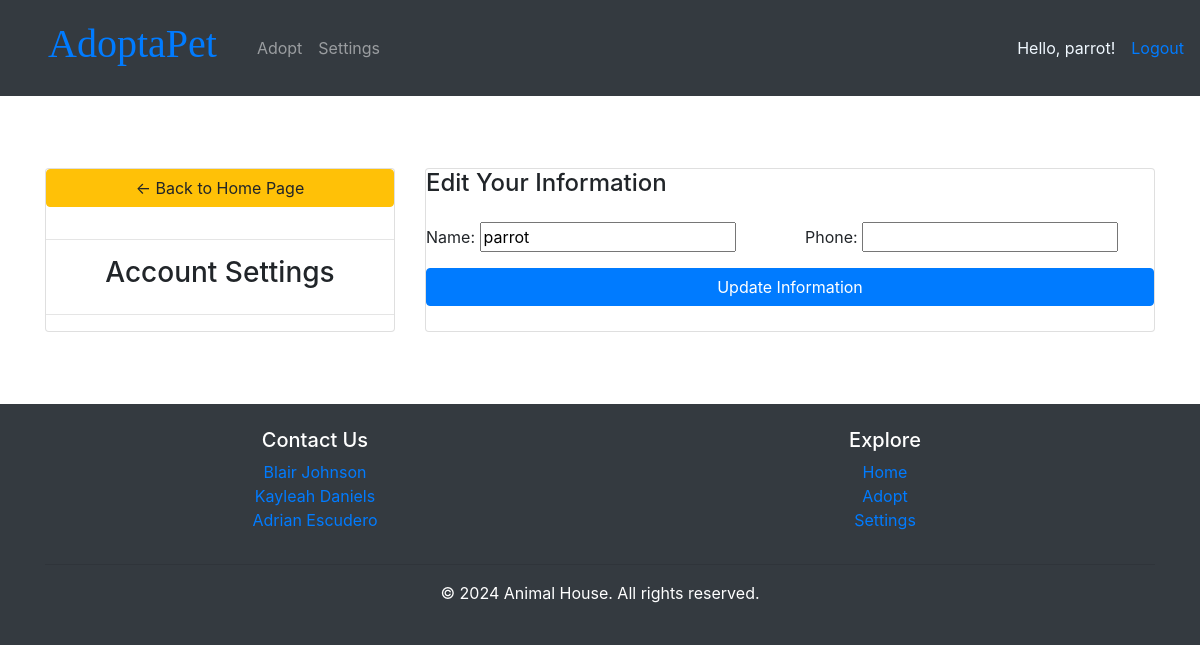
Page /settings/ (signed in) on the earlier database version.
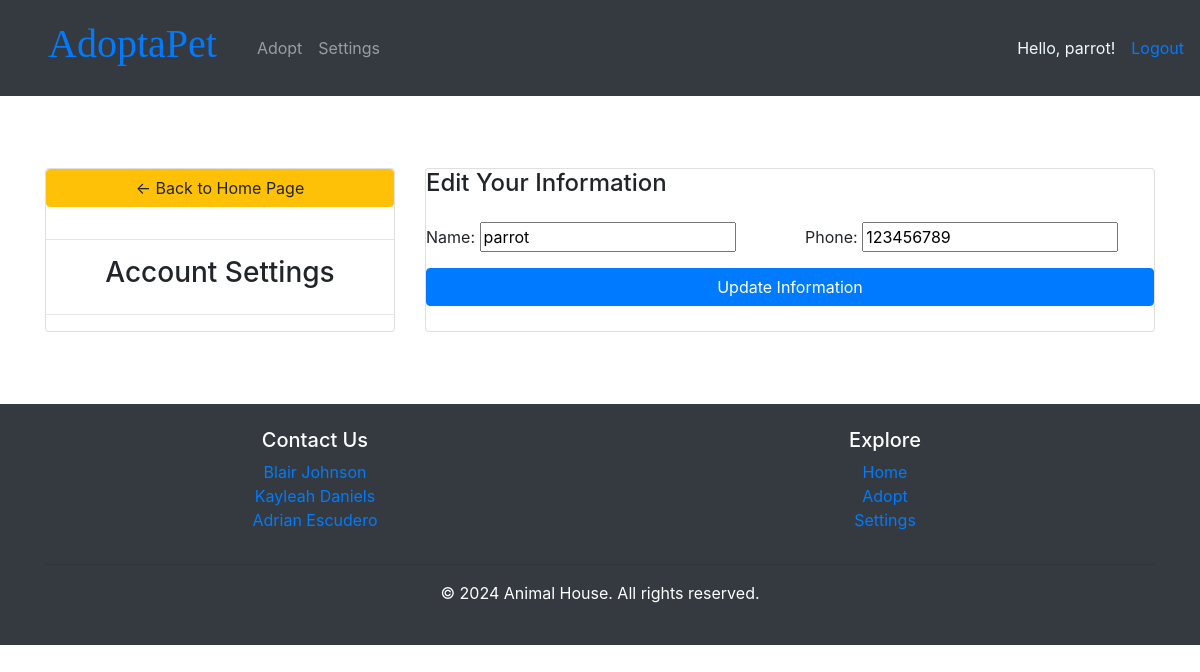
Same page on the later database version.
### app/models.py (models this page shows, shortened)
class Owner(models.Model):
        user = models.OneToOneField(User, null=True, blank=True, on_delete=models.CASCADE)
        name = models.CharField(max_length=200, null=True)
        phone = models.CharField(max_length=13, null=True)
        profile_pic = models.ImageField(upload_to="profile_pics", default="images/profile1.png", null=True, blank=True)
        date_created = models.DateTimeField(auto_now_add=True, null=True)

### app/decorators.py (the view)
		def wrapper_func(request, *args, **kwargs):
			group = None
			if request.user.groups.exists():
				group = request.user.groups.all()[0].name
			if group in allowed_roles:
				return view_func(request, *args, **kwargs)
			else:
				return HttpResponse("You are not authorized to view this page")

### app/forms.py
class OwnerForm(ModelForm):
	class Meta:
		model = Owner
		fields = "__all__"
		exclude = ["user"]

### app/views.py (called while the page is built)
@login_required(login_url="login")
@allowed_users(allowed_roles=["owner"])
def settingsPage(request: HttpRequest) -> HttpResponse:
	owner = request.user.owner
	form = OwnerForm(instance=owner)
	if request.method == "POST":
		form = OwnerForm(request.POST, request.FILES,instance=owner)
		if form.is_valid():
			form.save()
	context = {"form":form}
	return render(request, "settings.html", context)

### app/templates/settings.html (shortened to what this page needs)
{% extends "base.html" %}
{% load static %}
{% block content %}
<br><br><br>
<div class="container">
  <div class="row">
    <div class="col-md-4">
      <div class="card text-center">
        <a class="btn btn-warning btn-block mb-3" href="{% url "home" %}"
          >&#8592; Back to Home Page</a
        >
        <hr />
        <h3>Account Settings</h3>
        <hr />
      </div>
    </div>
    <div class="col-md-8">
      <div class="card">
        <h4 class="mb-4">Edit Your Information</h4>
        <form method="POST" action="" enctype="multipart/form-data">
          <div class="row mb-3">
            <div class="col-md-6">Name: {{ form.name }}</div>
            <div class="col-md-6">Phone: {{ form.phone }}</div>
          </div>
          <button class="btn btn-primary btn-block" type="submit">
            Update Information
          </button>
        </form>
      </div>
    </div>
  </div>
</div>
<br>
<br>
<br>
{% endblock %}

Differences in the rows shown:
changed Owner "parrot": phone (not shown) → "123456789"
